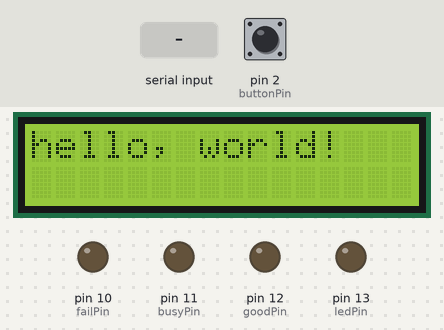
Recording of a sketch running on a simulated Arduino Uno, built with avr-gcc and run on an emulated ATmega328P. Shown: 16×2 character LCD, output pins drawn as LEDs (lit = HIGH). The inputs (shaded band) are chosen by the test bench; at power-on: pin 2 (buttonPin) LOW. What the sketch prints to the serial monitor is not drawn.

Above: at 1.2 s.
1.3 s: "good\n" received over Serial
At 1.8 s:
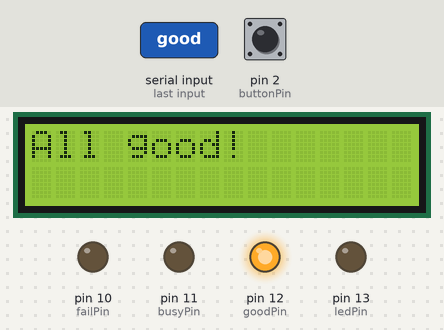
2.8 s: "running\n" received over Serial
At 3.1 s:
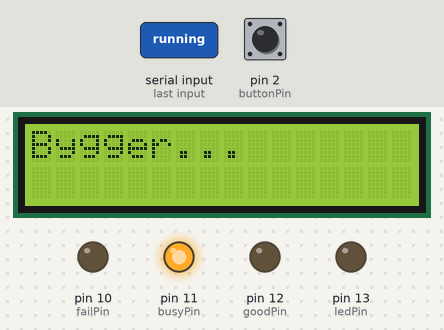
4.3 s: "fail\n" received over Serial
At 5.3 s:
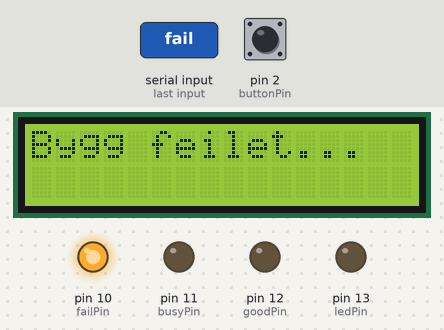
5.8 s: pin 2 (buttonPin) pulled HIGH for 0.15 s
At 6.1 s:
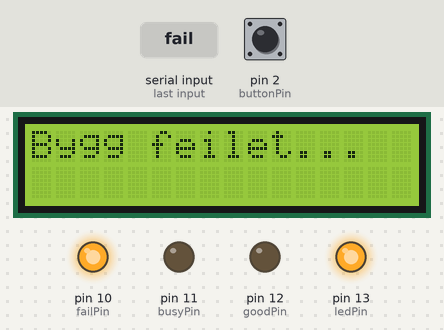
7.4 s: byte 10 ('\n') received over Serial
At 8.6 s:
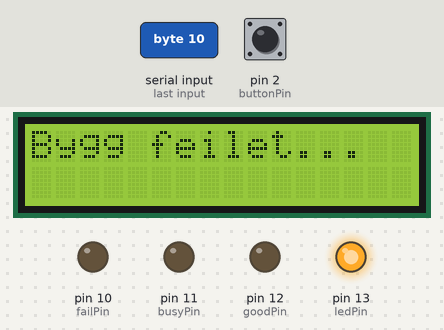
8.9 s: "good\n" received over Serial
At 10.0 s:
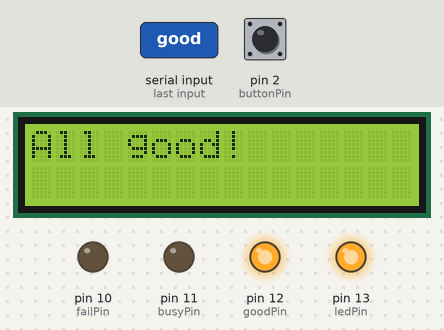
Timing chart, 0 to 11.4 s (numbered marks = the images above; inputs shaded):
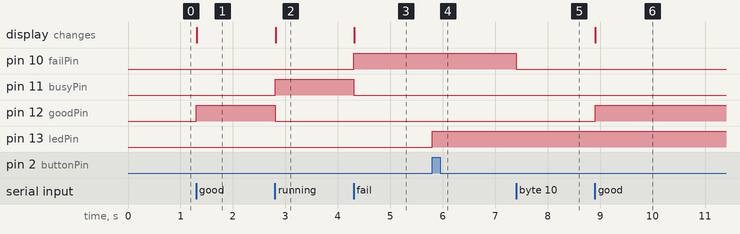

Measured:
- after the input at 1.3 s, pin 12 (goodPin): LOW → HIGH at once; the display: changes at once (image 1)
- after the input at 2.8 s, pin 11 (busyPin): LOW → HIGH at once; pin 12 (goodPin): HIGH → LOW at once; the display: changes at once (image 2)
- after the input at 4.3 s, pin 10 (failPin): LOW → HIGH at once; pin 11 (busyPin): HIGH → LOW at once; the display: changes at once (image 3)
- after the input at 5.8 s, pin 13 (ledPin): LOW → HIGH at once
- after the input at 7.4 s, pin 10 (failPin): HIGH → LOW at once
- after the input at 8.9 s, pin 12 (goodPin): LOW → HIGH at once; the display: changes at once (image 6)

The sketch:

jenkins_arduino.ino
```cpp
const int buttonPin = 2;
const int ledPin = 13;
const int goodPin = 12;
const int busyPin = 11;
const int failPin = 10;
const String buttonPressedMessage = "start_job\n";

String inputString = "";
boolean stringComplete = false;
int buttonState = 0;

#include <LiquidCrystal.h>

// initialize the library with the numbers of the interface pins
LiquidCrystal lcd(9, 8, 6, 5, 4, 3);

void setup() {
  pinMode(ledPin, OUTPUT);
  pinMode(goodPin, OUTPUT);
  pinMode(busyPin, OUTPUT);
  pinMode(failPin, OUTPUT);
  pinMode(buttonPin, INPUT);
  Serial.begin(9600);
    // set up the LCD's number of columns and rows:
  lcd.begin(16, 2);
  // Print a message to the LCD.
  lcd.print("hello, world!");
}

void loop() {
  buttonState = digitalRead(buttonPin);

  if (buttonState == HIGH) {
    digitalWrite(ledPin, HIGH);
    Serial.print(buttonPressedMessage);
  }

  if (stringComplete) {
   resetStatusLeds();
   if (inputString.indexOf("good") >= 0) {
     digitalWrite(goodPin, HIGH);
     lcd.clear();
     lcd.print("All good!");
   } else if (inputString.indexOf("running") >= 0) {
     digitalWrite(busyPin, HIGH);
     lcd.clear();
     lcd.print("Bygger...");
   } else if (inputString.indexOf("fail") >= 0) {
     Serial.println("Setting fail output");
     digitalWrite(failPin, HIGH);
     lcd.clear();
     lcd.print("Bygg feilet...");
   }

   Serial.println(inputString);
   inputString = "";
   stringComplete = false;
  }

}

/*
  SerialEvent occurs whenever a new data comes in the
 hardware serial RX.  This routine is run between each
 time loop() runs, so using delay inside loop can delay
 response.  Multiple bytes of data may be available.
 */
void serialEvent() {
  while (Serial.available()) {
    // get the new byte:
    char inChar = (char)Serial.read();
    // add it to the inputString:
    inputString += inChar;
    // if the incoming character is a newline, set a flag
    // so the main loop can do something about it:
    if (inChar == '\n') {
      stringComplete = true;
    }
  }
}

void resetStatusLeds() {
  digitalWrite(goodPin, LOW);
  digitalWrite(busyPin, LOW);
  digitalWrite(failPin, LOW);
}
```
